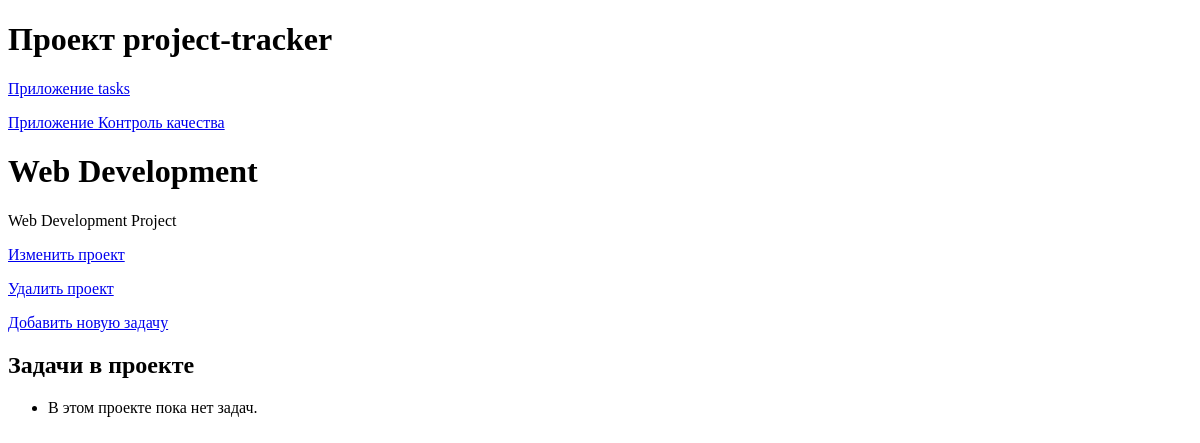
The app's page /projects/1/, older data.
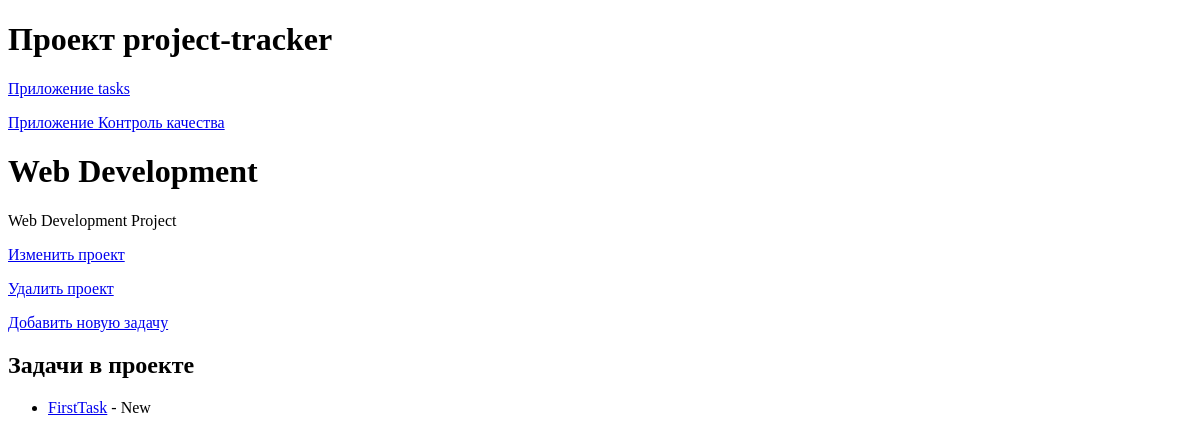
The same page, newer data.
### tasks/models.py (models this page shows, shortened)
class Task(models.Model):
    STATUS_CHOICES = [
        ('New', 'Новая'),
        ('In_progress', 'В работе'),
        ('Completed', 'Завершена')
    ]
    project = models.ForeignKey(
        Project,
        related_name='tasks',
        on_delete=models.CASCADE
    )
    name = models.CharField(max_length=100)
    description = models.TextField()
    created_at = models.DateTimeField(auto_now_add=True)
    updated_at = models.DateTimeField(auto_now=True)
    assignee = models.ForeignKey(
        User,
        related_name='tasks',
        on_delete=models.SET_NULL,
        null=True,
        blank=True
    )
    status = models.CharField(max_length=50, choices=STATUS_CHOICES, default='New')

### tasks/views.py (the view)
# urls.py: path('projects/<int:project_id>/', views.ProjectDetailView.as_view(), name='project_detail'),
class ProjectDetailView(DetailView):
    model = Project
    pk_url_kwarg = 'project_id'
    template_name = 'tasks/project_detail.html'

### tasks/templates/tasks/project_detail.html
{% extends 'base/base.html' %}
{% block content %}
    <h1>{{ project.name }}</h1>
    <p>{{ project.description }}</p>
    <p><a href="{% url 'tasks:update_project' project.id %}">Изменить проект</a></p>
    <p><a href="{% url 'tasks:delete_project' project.id %}"onclick="return confirm('Вы уверены, что хотите удалить этот проект?');">Удалить проект</a></p>
    <p><a href="{% url 'tasks:add_task_to_project' project.id %}">Добавить новую задачу</a></p>
    <h2>Задачи в проекте</h2>
    <ul>
        {% for task in project.tasks.all %}
            <li><a href="{% url 'tasks:task_detail' project.id task.id %}">{{ task.name }}</a> - {{ task.status }}</li>
        {% empty %}
            <li>В этом проекте пока нет задач.</li>
        {% endfor %}
    </ul>
{% endblock %}

Row changes from the older to the newer data that the page shows:
now on this page (row edited): Task: name "FirstTask", status "New"
Text that changed along with them:
text no longer shown: "В этом проекте пока нет задач."
